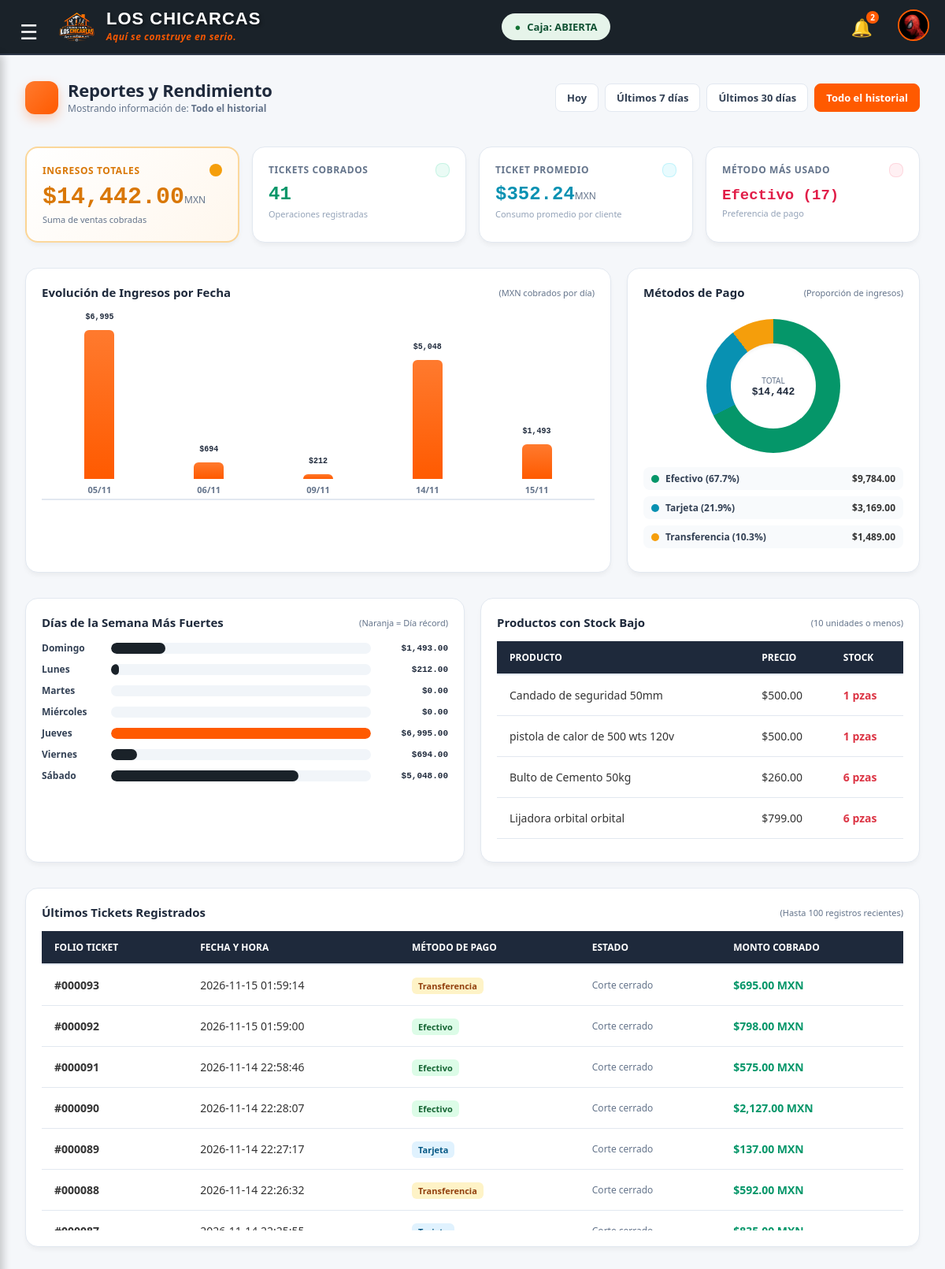
/reportes.php (signed in), run on the app's committed database.
### tables this page shows
CREATE TABLE `productos` (
  `id_producto` int(11) NOT NULL,
  `nombre_producto` varchar(100) NOT NULL,
  `precio_venta` decimal(10,2) NOT NULL,
  `stock` int(11) NOT NULL DEFAULT 0
);

### reportes.php (the view, shortened to what this page needs)
<?php
    require_once "config/conexion.php";
    $periodo = $_GET['periodo'] ?? 'todo';
    $condicion_fecha = "";
    $titulo_periodo = "Todo el historial";
    switch ($periodo) {
    default:
    $periodo = 'todo';
    $condicion_fecha = "";
    $titulo_periodo = "Todo el historial";
    break;
    }
    $subquery_ventas = "
    SELECT id_venta, fecha, total, metodo_pago, 'Corte cerrado' AS estado
    FROM historial_ventas
    UNION ALL
    SELECT id_venta, fecha_hora AS fecha, total, metodo_pago, 'Turno activo' AS estado
    FROM ventas
    ";
    $sql_kpi = "SELECT
    COUNT(*) AS total_tickets,
    COALESCE(SUM(total), 0) AS ingresos_totales,
    COALESCE(AVG(total), 0) AS ticket_promedio
    FROM ($subquery_ventas) AS todas
    $condicion_fecha";
    $kpi = $conexion->query($sql_kpi)->fetch_assoc();
    $sql_dias = "SELECT DATE(fecha) AS dia, SUM(total) AS monto
    FROM ($subquery_ventas) AS todas
    $condicion_fecha
    GROUP BY DATE(fecha)
    ORDER BY dia ASC
    LIMIT 15";
    $res_dias = $conexion->query($sql_dias);
    $datos_dias = [];
    $max_dia = 0;
    while ($row = $res_dias->fetch_assoc()) {
    $monto = (float)$row['monto'];
    if ($monto > $max_dia) $max_dia = $monto;
    $datos_dias[] = [
    'etiqueta' => date("d/m", strtotime($row['dia'])),
    'monto' => $monto
    ];
    }
    $sql_metodos = "SELECT LOWER(COALESCE(NULLIF(metodo_pago, ''), 'efectivo')) AS metodo,
    SUM(total) AS monto,
    COUNT(*) AS cantidad
    FROM ($subquery_ventas) AS todas
    $condicion_fecha
    GROUP BY metodo
    ORDER BY monto DESC";
    $res_metodos = $conexion->query($sql_metodos);
    $colores_metodos = ['#059669', '#0891B2', '#F59E0B', '#E11D48'];
    $lista_metodos = [];
    $total_metodos_monto = 0;
    $metodo_favorito = "Sin datos";
    $max_cant = 0;
    while ($row = $res_metodos->fetch_assoc()) {
    $monto = (float)$row['monto'];
    $total_metodos_monto += $monto;
    $nombre_m = ucfirst($row['metodo']);
    if ($row['cantidad'] > $max_cant) {
    $max_cant = $row['cantidad'];
    $metodo_favorito = $nombre_m . " (" . $row['cantidad'] . ")";
    }
    $lista_metodos[] = [
    'nombre' => $nombre_m,
    'monto' => $monto,
    'cantidad' => (int)$row['cantidad']
    ];
    }
    $gradiente_partes = [];
    $acumulado_pct = 0;
    foreach ($lista_metodos as $i => &$m) {
    $color = $colores_metodos[$i % count($colores_metodos)];
    $m['color'] = $color;
    $pct = $total_metodos_monto > 0 ? ($m['monto'] / $total_metodos_monto) * 100 : 0;
    $inicio = $acumulado_pct;
    $fin = $acumulado_pct + $pct;
    $gradiente_partes[] = "$color {$inicio}% {$fin}%";
    $acumulado_pct = $fin;
    }
    $css_conic = count($gradiente_partes) > 0
    ? "conic-gradient(" . implode(", ", $gradiente_partes) . ")"
    : "conic-gradient(#E2E8F0 0% 100%)";
    $dias_es = [1 => 'Domingo', 2 => 'Lunes', 3 => 'Martes', 4 => 'Miércoles', 5 => 'Jueves', 6 => 'Viernes', 7
    => 'Sábado'];
    $ventas_semana = array_fill(1, 7, 0.0);
    $sql_semana = "SELECT DAYOFWEEK(fecha) AS num_dia, SUM(total) AS monto
    FROM ($subquery_ventas) AS todas
    $condicion_fecha
    GROUP BY DAYOFWEEK(fecha)";
    $res_semana = $conexion->query($sql_semana);
    $max_semana = 0;
    while ($row = $res_semana->fetch_assoc()) {
    $val = (float)$row['monto'];
    $ventas_semana[(int)$row['num_dia']] = $val;
    if ($val > $max_semana) $max_semana = $val;
    }
    $sql_stock = "SELECT id_producto, nombre_producto, stock, precio_venta
    FROM productos
    WHERE stock <= 10
    ORDER BY stock ASC
    LIMIT 6";
    $res_stock = $conexion->query($sql_stock);
    $sql_rep = "SELECT id_venta, fecha, total, metodo_pago, estado
    FROM ($subquery_ventas) AS todas
    $condicion_fecha
    ORDER BY fecha DESC
    LIMIT 100";
    $resultado_rep = $conexion->query($sql_rep);
?>
<!DOCTYPE html>
<html lang="es">
<head>
 <link rel="stylesheet" href="css/estilos.css">
</head>
<body class="pagina-reportes">
 <label for="toggle-sidebar-check" class="btn-hamburguesa-toggle" style="position: fixed; top: 22px;
left: 25px; z-index: 2000; font-size: 26px; color: #FFFFFF !important; cursor: pointer; user-select:
none;">☰</label>
 <?php include "componentes/header.php"; ?>
 <div class="contenedor-principal">
 <main class="principal">
 <div class="rep-header-bar">
 <div class="pv-titulo">
 <div class="pv-icono"> </div>
 <div>
 <h1>Reportes y Rendimiento</h1>
 <p>Mostrando información de: <strong><?php echo $titulo_periodo; ?></strong></p>
 </div>
 </div>
 <div class="rep-filtros">
 <a href="?periodo=hoy" class="btn-filtro <?php echo $periodo === 'hoy' ? 'activo' :
''; ?>">Hoy</a>
 <a href="?periodo=7dias" class="btn-filtro <?php echo $periodo === '7dias' ? 'activo' :
''; ?>">Últimos 7 días</a>
 <a href="?periodo=30dias" class="btn-filtro <?php echo $periodo === '30dias' ?
'activo' : ''; ?>">Últimos 30 días</a>
 <a href="?periodo=todo" class="btn-filtro <?php echo $periodo === 'todo' ? 'activo' :
''; ?>">Todo el historial</a>
 </div>
 </div>
 <section class="resumen">
 <div class="tarjeta t-total">
 <div class="tarjeta-cab">
 <span class="tarjeta-tit">Ingresos Totales</span>
 <span class="tarjeta-icono"> </span>
 </div>
 <div class="tarjeta-monto">$<?php echo number_format($kpi['ingresos_totales'], 2); ?>
<small>MXN</small></div>
 <div class="tarjeta-nota">Suma de ventas cobradas</div>
 </div>
 <div class="tarjeta t-verde">
 <div class="tarjeta-cab">
 <span class="tarjeta-tit">Tickets Cobrados</span>
 <span class="tarjeta-icono"> </span>
 </div>
 <div class="tarjeta-monto"><?php echo number_format($kpi['total_tickets']); ?></div>
 <div class="tarjeta-nota">Operaciones registradas</div>
 </div>
 <div class="tarjeta t-cian">
 <div class="tarjeta-cab">
 <span class="tarjeta-tit">Ticket Promedio</span>
 <span class="tarjeta-icono"> </span>
 </div>
 <div class="tarjeta-monto">$<?php echo number_format($kpi['ticket_promedio'], 2); ?>
<small>MXN</small></div>
 <div class="tarjeta-nota">Consumo promedio por cliente</div>
 </div>
 <div class="tarjeta t-rosa">
 <div class="tarjeta-cab">
 <span class="tarjeta-tit">Método Más Usado</span>
 <span class="tarjeta-icono"> </span>
 </div>
 <div class="tarjeta-monto" style="font-size: 19px; padding-top: 4px;"><?php echo
$metodo_favorito; ?></div>
 <div class="tarjeta-nota">Preferencia de pago</div>
 </div>
 </section>
 <section class="graficas-grid">
 <div class="grafica-card">
 <h3> Evolución de Ingresos por Fecha <span>(MXN cobrados por día)</span></h3>
 <?php if (count($datos_dias) > 0): ?>
 <div class="chart-barras-v">
 <?php foreach ($datos_dias as $d):
 $altura = $max_dia > 0 ? round(($d['monto'] / $max_dia) * 100) : 0;
 ?>
 <div class="barra-col" title="<?php echo $d['etiqueta'] . ': $' .
number_format($d['monto'], 2); ?>">
 <div class="barra-fill-v" style="height: <?php echo $altura; ?>%;">
 <span class="barra-tooltip">$<?php echo number_format($d['monto'],
0); ?></span>
 </div>
 <span class="barra-label-v"><?php echo $d['etiqueta']; ?></span>
 </div>
 <?php endforeach; ?>
 </div>
 <?php else: ?>
 <p style="text-align:center; color:#94A3B8; padding:40px 0;">Sin datos en este
periodo.</p>
 <?php endif; ?>
 </div>
 <div class="grafica-card">
 <h3> Métodos de Pago <span>(Proporción de ingresos)</span></h3>
 <div class="dona-contenedor">
 <div class="dona-circulo" style="background: <?php echo $css_conic; ?>;">
 <div class="dona-centro">
 <small>Total</small>
 <strong>$<?php echo number_format($total_metodos_monto, 0); ?></strong>
 </div>
 </div>
 <div class="dona-leyenda">
 <?php foreach ($lista_metodos as $m): ?>
 <div class="leyenda-item">
 <div class="leyenda-izq">
 <span class="leyenda-punto" style="background: <?php echo
$m['color']; ?>;"></span>
 <span><?php echo $m['nombre']; ?> (<?php echo $m['pct']; ?>%)</span>
 </div>
 <strong>$<?php echo number_format($m['monto'], 2); ?></strong>
 </div>
 <?php endforeach; ?>
 </div>
 </div>
 </div>
 </section>
 <section class="graficas-grid graficas-grid-mitad">
 <div class="grafica-card">
 <h3> Días de la Semana Más Fuertes <span>(Naranja = Día récord)</span></h3>
 <div class="chart-barras-h">
 <?php foreach ($dias_es as $num => $nombre_dia):
 $val = $ventas_semana[$num];
 $ancho = $max_semana > 0 ? round(($val / $max_semana) * 100) : 0;
 $es_record = ($val > 0 && $val == $max_semana) ? 'es-max' : '';
 ?>
 <div class="fila-h <?php echo $es_record; ?>">
 <span class="fila-h-dia"><?php echo $nombre_dia; ?></span>
 <div class="fila-h-track">
 <div class="fila-h-fill" style="width: <?php echo $ancho; ?>%;"></div>
 </div>
 <span class="fila-h-monto">$<?php echo number_format($val, 2); ?></span>
 </div>
 <?php endforeach; ?>
 </div>
 </div>
 <div class="grafica-card">
 <h3> Productos con Stock Bajo <span>(10 unidades o menos)</span></h3>
 <div class="tabla-responsiva" style="max-height: 260px;">
 <table>
 <thead>
 <tr>
 <th>Producto</th>
 <th>Precio</th>
 <th>Stock</th>
 </tr>
 </thead>
 <tbody>
 <?php if ($res_stock && $res_stock->num_rows > 0): ?>
 <?php while ($prod = $res_stock->fetch_assoc()): ?>
 <tr>
 <td><?php echo htmlspecialchars($prod['nombre_producto']); ?></
 <td>$<?php echo number_format($prod['precio_venta'], 2); ?></td>
 <td>
 <span class="stock-bajo">
 <?php echo $prod['stock']; ?> pzas
 </span>
 </td>
 </tr>
 <?php endwhile; ?>
 <?php else: ?>
 <tr><td colspan="3" style="text-align:center;">Todo el inventario tiene
buen stock.</td></tr>
 <?php endif; ?>
 </tbody>
 </table>
 </div>
 </div>
 </section>
 <section class="grafica-card">
 <h3> Últimos Tickets Registrados <span>(Hasta 100 registros recientes)</span></h3>
 <div class="tabla-responsiva" style="max-height: 380px;">
 <table>
 <thead>
 <tr>
 <th>Folio Ticket</th>
 <th>Fecha y Hora</th>
 <th>Método de Pago</th>
 <th>Estado</th>
 <th>Monto Cobrado</th>
 </tr>
 </thead>
 <tbody>
 <?php if ($resultado_rep && $resultado_rep->num_rows > 0): ?>
 <?php while ($vnt = $resultado_rep->fetch_assoc()):
 $metodo_cls = strtolower($vnt['metodo_pago'] ?: 'efectivo');
 ?>
 <tr>
 <td><strong>#<?php echo str_pad($vnt['id_venta'], 6, '0',
STR_PAD_LEFT); ?></strong></td>
 <td><?php echo $vnt['fecha']; ?></td>
 <td>
 <span class="badge-metodo badge-<?php echo $metodo_cls; ?>">
 <?php echo htmlspecialchars($vnt['metodo_pago'] ?:
'Efectivo'); ?>
 </span>
 </td>
 <td style="font-size: 12px; color: #64748B;"><?php echo
$vnt['estado']; ?></td>
 <td style="color: #059669; font-weight: bold;">$<?php echo
number_format($vnt['total'], 2); ?> MXN</td>
 </tr>
 <?php endwhile; ?>
 <?php else: ?>
 <tr><td colspan="5" style="text-align:center;">No hay ventas registradas en
este periodo.</td></tr>
 <?php endif; ?>
 </tbody>
 </table>
 </div>
 </section>
 </main>
 </div>
</body>
</html>

### data on the page
productos: nombre_producto "Candado de seguridad 50mm", precio_venta "500.00", stock "1"
productos: nombre_producto "pistola de calor de 500 wts 120v", precio_venta "500.00", stock "1"
productos: nombre_producto "Bulto de Cemento 50kg", precio_venta "260.00", stock "6"
productos: nombre_producto "Lijadora orbital orbital", precio_venta "799.00", stock "6"

### other printed values
$total_bajos "2"
$titulo_periodo "Todo el historial"
$kpi['ingresos_totales'] "14,442.00"
$kpi['total_tickets'] "41"
$kpi['ticket_promedio'] "352.24"
$metodo_favorito "Efectivo (17)"
$d['monto'] "6,995"
$d['etiqueta'] "05/11"
$d['monto'] "694"
$d['etiqueta'] "06/11"
$d['monto'] "212"
$d['etiqueta'] "09/11"
$d['monto'] "5,048"
$d['etiqueta'] "14/11"
$d['monto'] "1,493"
